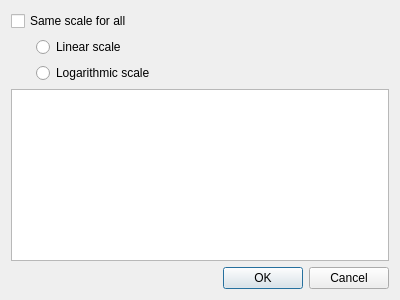
<?xml version="1.0" encoding="UTF-8"?>
<ui version="4.0">
 <class>PlotSettingsDialog</class>
 <widget class="QDialog" name="PlotSettingsDialog">
  <property name="geometry">
   <rect>
    <x>0</x>
    <y>0</y>
    <width>400</width>
    <height>300</height>
   </rect>
  </property>
  <property name="windowTitle">
   <string>Plot Settings</string>
  </property>
  <layout class="QVBoxLayout" name="verticalLayout">
   <item>
    <widget class="QCheckBox" name="sameScaleOption">
     <property name="text">
      <string>Same scale for all</string>
     </property>
    </widget>
   </item>
   <item>
    <layout class="QGridLayout" name="gridLayout">
     <item row="0" column="1">
      <widget class="QRadioButton" name="linChoice">
       <property name="text">
        <string>Linear scale</string>
       </property>
       <attribute name="buttonGroup">
        <string notr="true">scaleChoicesGroup</string>
       </attribute>
      </widget>
     </item>
     <item row="1" column="1">
      <widget class="QRadioButton" name="logChoice">
       <property name="text">
        <string>Logarithmic scale</string>
       </property>
       <attribute name="buttonGroup">
        <string notr="true">scaleChoicesGroup</string>
       </attribute>
      </widget>
     </item>
     <item row="0" column="0">
      <spacer name="horizontalSpacer">
       <property name="orientation">
        <enum>Qt::Horizontal</enum>
       </property>
       <property name="sizeType">
        <enum>QSizePolicy::Fixed</enum>
       </property>
       <property name="sizeHint" stdset="0">
        <size>
         <width>25</width>
         <height>20</height>
        </size>
       </property>
      </spacer>
     </item>
    </layout>
   </item>
   <item>
    <widget class="QTableWidget" name="sourceTable"/>
   </item>
   <item>
    <widget class="QDialogButtonBox" name="buttonBox">
     <property name="orientation">
      <enum>Qt::Horizontal</enum>
     </property>
     <property name="standardButtons">
      <set>QDialogButtonBox::Cancel|QDialogButtonBox::Ok</set>
     </property>
    </widget>
   </item>
  </layout>
 </widget>
 <resources/>
 <connections>
  <connection>
   <sender>buttonBox</sender>
   <signal>accepted()</signal>
   <receiver>PlotSettingsDialog</receiver>
   <slot>accept()</slot>
   <hints>
    <hint type="sourcelabel">
     <x>248</x>
     <y>254</y>
    </hint>
    <hint type="destinationlabel">
     <x>157</x>
     <y>274</y>
    </hint>
   </hints>
  </connection>
  <connection>
   <sender>buttonBox</sender>
   <signal>rejected()</signal>
   <receiver>PlotSettingsDialog</receiver>
   <slot>reject()</slot>
   <hints>
    <hint type="sourcelabel">
     <x>316</x>
     <y>260</y>
    </hint>
    <hint type="destinationlabel">
     <x>286</x>
     <y>274</y>
    </hint>
   </hints>
  </connection>
 </connections>
 <buttongroups>
  <buttongroup name="scaleChoicesGroup"/>
 </buttongroups>
</ui>
